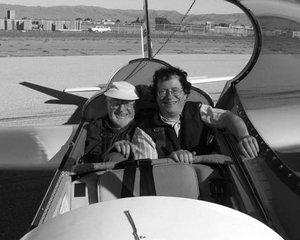
//> input picture img-compare/bling.jpg, 300 x 240 px
$ ./main bling.jpg patch.png   (built with g++ and OpenCV 4)
//> lines starting //> are read from the running program, lines starting //| are printed output that depends on the picture; after the words box and inside, x2 and y2 are one past the last pixel; in counts of white or black regions, pixels touching at a corner belong together
//
//  main.cpp
//  ImageComparator
//
//  Created by Shabir Mean on 2017-11-01.
//  Copyright © 2017 Shabir Mean. All rights reserved.
//

#include "opencv2/imgcodecs.hpp"
#include "opencv2/highgui.hpp"
#include "opencv2/imgproc.hpp"
#include <iostream>

using namespace std;
using namespace cv;

bool use_mask;
Mat img; Mat templ; Mat mask;
//Mat result;
const char* image_window = "Source Image";
const char* result_window = "Result window";

int match_method;
int max_Trackbar = 5;
//! [declare]

/// Function Headers
void MatchingMethod( int, void* );

/**
 * @function main
 */
int main( int argc, char** argv )
{
    if (argc < 3)
    {
        cout << "Not enough parameters" << endl;
        cout << "Usage:\n./MatchTemplate_Demo <image_name> <template_name> [<mask_name>]" << endl;
        return -1;
    }

    cout << "WORKING LIKE A CHARM" << endl;

    //! [load_image]
    /// Load image and template
    img = imread( argv[1], IMREAD_COLOR );
//> img is the input picture: 240 rows x 300 cols, CV_8UC3; min 0, max 255, mean 118.1
    templ = imread( argv[2], IMREAD_COLOR );
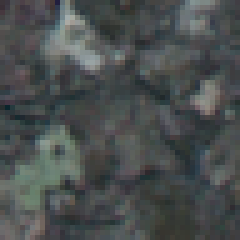
//> input picture img-compare/patch.png, 48 x 48 px (shown 5 times larger)
//> templ is the input picture: 48 rows x 48 cols, CV_8UC3; mean B, G, R 78.9, 79, 74.3

    if(argc > 3) {
        use_mask = true;
        mask = imread( argv[3], IMREAD_COLOR );
    }

    if(img.empty() || templ.empty() || (use_mask && mask.empty()))
    {
        cout << "Can't read one of the images" << endl;
        return -1;
    }
    //! [load_image]

    //! [create_windows]
    /// Create windows
    //namedWindow( image_window, WINDOW_AUTOSIZE );
    //namedWindow( result_window, WINDOW_AUTOSIZE );

    namedWindow(image_window, WINDOW_NORMAL);
    namedWindow(result_window, WINDOW_NORMAL);
    //! [create_windows]

    //! [create_trackbar]
    /// Create Trackbar
    const char* trackbar_label = "Method: \n 0: SQDIFF \n 1: SQDIFF NORMED \n 2: TM CCORR \n 3: TM CCORR NORMED \n 4: TM COEFF \n 5: TM COEFF NORMED";
    createTrackbar( trackbar_label, image_window, &match_method, max_Trackbar, MatchingMethod );
    //! [create_trackbar]

    MatchingMethod( 0, 0 );

    //! [wait_key]
    waitKey(0);
    return 0;
    //! [wait_key]
}

/**
 * @function MatchingMethod
 * @brief Trackbar callback
 */
void MatchingMethod( int, void* )
{
    Mat result;
    //! [copy_source]
    /// Source image to display
    Mat img_display;
    img.copyTo( img_display );
    //! [copy_source]

    //! [create_result_matrix]
    /// Create the result matrix
    int result_cols =  img.cols - templ.cols + 1;
//> result_cols = 253
    int result_rows = img.rows - templ.rows + 1;
//> result_rows = 193

    cout << "Image [X - " << img.cols << "] and [Y - " << img.rows << "]" << endl;
//| Image [X - 300] and [Y - 240]
    cout << "Template [X - " << templ.cols << "] and [Y - " << templ.rows << "]" << endl;
//| Template [X - 48] and [Y - 48]
    cout << "Result [X - " << result_cols << "] and [Y - " << result_rows << "]" << endl;
//| Result [X - 253] and [Y - 193]


    result.create( result_rows, result_cols, CV_32FC1 );
    //! [create_result_matrix]

    //! [match_template]
    /// Do the Matching and Normalize
    bool method_accepts_mask = (CV_TM_SQDIFF == match_method || match_method == CV_TM_CCORR_NORMED);
    if (use_mask && method_accepts_mask)
    { matchTemplate( img, templ, result, match_method, mask); }
    else
    { matchTemplate( img, templ, result, match_method); }
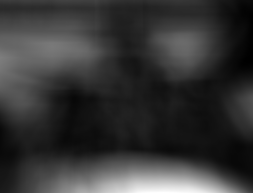
//> result: 193 rows x 253 cols, CV_32FC1; min 8604221, max 162589088, mean 41491572; drawn with min black and max white
    //! [match_template]

    //! [normalize]
    normalize( result, result, 0, 1, NORM_MINMAX, -1, Mat() );
    //! [normalize]

    //! [best_match]
    /// Localizing the best match with minMaxLoc
    double minVal; double maxVal; Point minLoc; Point maxLoc;
    Point matchLoc;

    minMaxLoc( result, &minVal, &maxVal, &minLoc, &maxLoc, Mat() );
//> minVal = 0; maxVal = 1; minLoc = Point(250, 58); maxLoc = Point(163, 192)
    //! [best_match]


    //! [match_loc]
    /// For SQDIFF and SQDIFF_NORMED, the best matches are lower values. For all the other methods, the higher the better
    if( match_method  == TM_SQDIFF || match_method == TM_SQDIFF_NORMED )
    { matchLoc = minLoc; }
//> matchLoc = Point(250, 58)
    else
    { matchLoc = maxLoc; }

    cout << matchLoc.x << " and " << matchLoc.y << endl;
//| 250 and 58
    //! [match_loc]


    float* rowOfMax = result.ptr<float>(matchLoc.y);
    float value = rowOfMax[matchLoc.x];
//> value = 0
    cout << "The best val is " << value << endl;
//| The best val is 0
    //Point particlePoint = result.at<CV_32FC1>(376, 82);

    //! [imshow]
    /// Show me what you got
    circle(img_display, Point(matchLoc.x + 27, matchLoc.y + 28), 5, CV_RGB(250,0,0), -1);
//> img_display: 240 rows x 300 cols, CV_8UC3; 0.11% of pixels changed, all inside (x1, y1, x2, y2) = (272, 81, 283, 92)
    rectangle( img_display, matchLoc, Point( matchLoc.x + templ.cols , matchLoc.y + templ.rows ), Scalar::all(0), 2, 8, 0 );
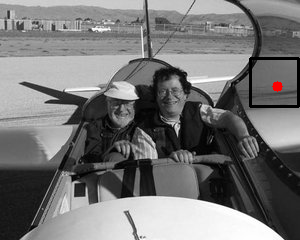
//> img_display: 240 rows x 300 cols, CV_8UC3; mean B, G, R 117.2, 117.2, 117.4
    rectangle( result, matchLoc, Point( matchLoc.x + templ.cols , matchLoc.y + templ.rows ), Scalar::all(0), 2, 8, 0 );
//> result: 193 rows x 253 cols, CV_32FC1; min 0, max 1, mean 0.213

    imshow( image_window, img_display );
    imshow( result_window, result );
    //! [imshow]

    return;
}
